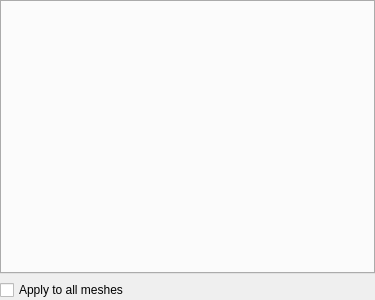
<?xml version="1.0" encoding="UTF-8"?>
<ui version="4.0">
 <class>vcl::qt::MeshRenderSettingsFrame</class>
 <widget class="QFrame" name="vcl::qt::MeshRenderSettingsFrame">
  <property name="geometry">
   <rect>
    <x>0</x>
    <y>0</y>
    <width>375</width>
    <height>300</height>
   </rect>
  </property>
  <property name="sizePolicy">
   <sizepolicy hsizetype="Preferred" vsizetype="Minimum">
    <horstretch>0</horstretch>
    <verstretch>0</verstretch>
   </sizepolicy>
  </property>
  <property name="windowTitle">
   <string>Frame</string>
  </property>
  <layout class="QGridLayout" name="gridLayout_3">
   <property name="leftMargin">
    <number>0</number>
   </property>
   <property name="topMargin">
    <number>0</number>
   </property>
   <property name="rightMargin">
    <number>0</number>
   </property>
   <property name="bottomMargin">
    <number>0</number>
   </property>
   <item row="0" column="0">
    <widget class="QTabWidget" name="tabWidget">
     <property name="currentIndex">
      <number>-1</number>
     </property>
    </widget>
   </item>
   <item row="1" column="0">
    <widget class="QCheckBox" name="applyToAllCheckBox">
     <property name="text">
      <string>Apply to all meshes</string>
     </property>
     <property name="toolTip">
      <string>Apply these settings to all meshes in the scene, respecting their capabilities.</string>
     </property>
    </widget>
   </item>
  </layout>
 </widget>
 <resources/>
 <connections/>
</ui>
